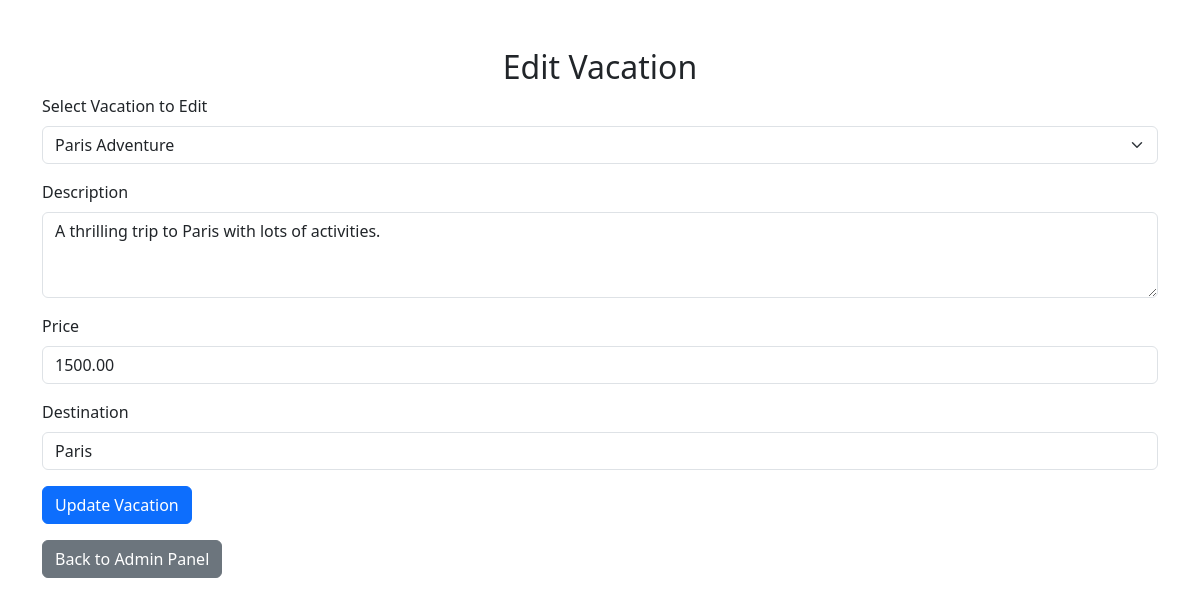
Before: /admin/editvacation.php?vacationID=1 with the older database file.
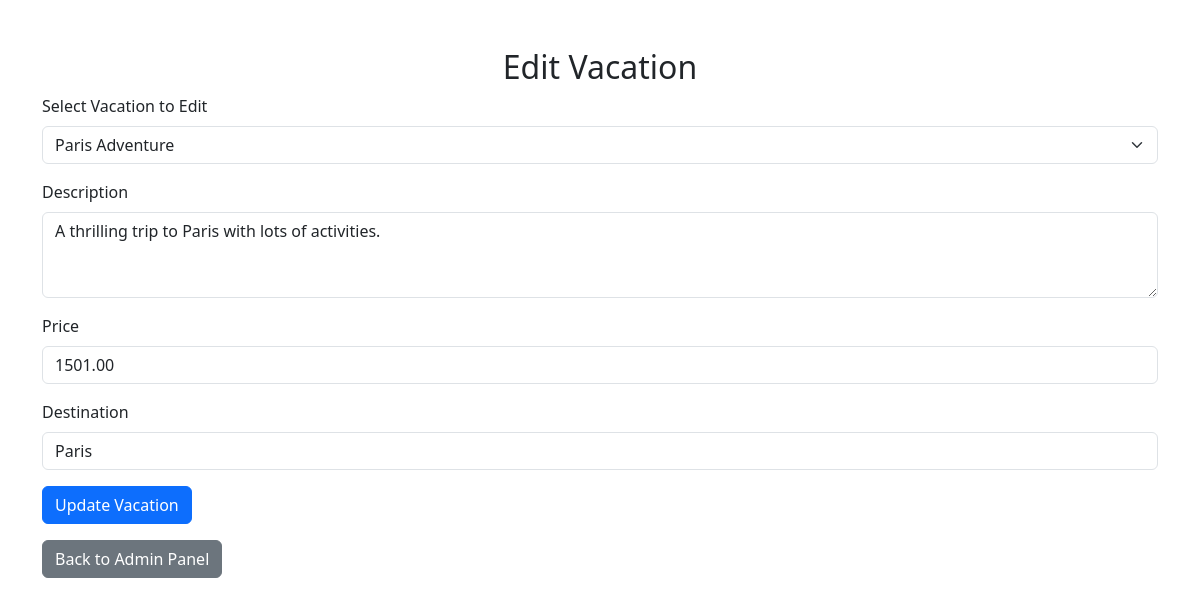
After: the same page with the newer database file.
### tables this page shows
CREATE TABLE `vacation` (
  `VacationID` int(11) NOT NULL,
  `Title` varchar(100) NOT NULL,
  `Description` text NOT NULL,
  `Price` decimal(10,2) NOT NULL,
  `Destination` varchar(100) NOT NULL,
  `Itinerary` text DEFAULT NULL,
  `Activities` text DEFAULT NULL,
  `AvailableDates` date DEFAULT NULL,
  `Category` varchar(50) DEFAULT NULL,
  `AdminID` int(11) NOT NULL
);

### admin/editvacation.php (the view, shortened to what this page needs)
<?php
$host = 'localhost';
$dbname = 'triptinder';
$username = 'root';
$password = '';
try {
    $pdo = new PDO("mysql:host=$host;dbname=$dbname", $username, $password);
    $pdo->setAttribute(PDO::ATTR_ERRMODE, PDO::ERRMODE_EXCEPTION);
} catch (PDOException $e) {
    die("Database connection failed: " . $e->getMessage());
}
$stmt = $pdo->query("SELECT VacationID, Title FROM vacation");
$vacations = $stmt->fetchAll(PDO::FETCH_ASSOC);
$vacationDetails = [];
if (isset($_GET['vacationID'])) {
    $vacationID = $_GET['vacationID'];
    $stmt = $pdo->prepare("SELECT * FROM vacation WHERE VacationID = :vacationID");
    $stmt->execute([':vacationID' => $vacationID]);
    $vacationDetails = $stmt->fetch(PDO::FETCH_ASSOC);
}
?>
<!DOCTYPE html>
<html lang="en">
<head>
    <link href="https://cdn.jsdelivr.net/npm/bootstrap@5.3.0/dist/css/bootstrap.min.css" rel="stylesheet">
</head>
<body>
    <div class="container mt-5">
        <h2 class="text-center">Edit Vacation</h2>
        <form action="editvacation_process.php" method="post">
            <div class="mb-3">
                <label for="vacation" class="form-label">Select Vacation to Edit</label>
                <select class="form-select" id="vacation" name="vacation" onchange="loadVacationDetails(this.value)" required>
                    <?php
                    foreach ($vacations as $vacation) {
                        echo '<option value="' . $vacation['VacationID'] . '"' . (isset($vacationID) && $vacationID == $vacation['VacationID'] ? ' selected' : '') . '>' . htmlspecialchars($vacation['Title']) . '</option>';
                    }
                    ?>
                </select>
            </div>
            <?php if (!empty($vacationDetails)): ?>
            <div id="vacationDetails">
                <div class="mb-3">
                    <label for="vacationDescription" class="form-label">Description</label>
                    <textarea class="form-control" id="vacationDescription" name="vacationDescription" rows="3" required><?php echo htmlspecialchars($vacationDetails['Description']); ?></textarea>
                </div>
                <div class="mb-3">
                    <label for="vacationPrice" class="form-label">Price</label>
                    <input type="number" class="form-control" id="vacationPrice" name="vacationPrice" value="<?php echo htmlspecialchars($vacationDetails['Price']); ?>" required>
                </div>
                <div class="mb-3">
                    <label for="vacationDestination" class="form-label">Destination</label>
                    <input type="text" class="form-control" id="vacationDestination" name="vacationDestination" value="<?php echo htmlspecialchars($vacationDetails['Destination']); ?>" required>
                </div>
            </div>
            <?php endif; ?>
            <button type="submit" class="btn btn-primary">Update Vacation</button>
        </form>
        <div class="mt-3">
            <a href="adminpanel.php" class="btn btn-secondary">Back to Admin Panel</a>
        </div>
    </div>
</body>
</html>

Changed rows visible on the page:
changed vacation "A thrilling trip to Paris with lots of activities.": vacationPrice "1500.00" → "1501.00"
